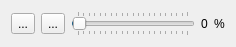
<ui version="4.0" >
 <class>Form</class>
 <widget class="QWidget" name="Form" >
  <property name="geometry" >
   <rect>
    <x>0</x>
    <y>0</y>
    <width>236</width>
    <height>43</height>
   </rect>
  </property>
  <property name="windowTitle" >
   <string>Form</string>
  </property>
  <layout class="QHBoxLayout" name="horizontalLayout" >
   <item>
    <widget class="QToolButton" name="zoomToFit" >
     <property name="text" >
      <string>...</string>
     </property>
    </widget>
   </item>
   <item>
    <widget class="QToolButton" name="zoomOneToOne" >
     <property name="text" >
      <string>...</string>
     </property>
    </widget>
   </item>
   <item>
    <widget class="QSlider" name="zoomLevel" >
     <property name="maximum" >
      <number>200</number>
     </property>
     <property name="value" >
      <number>1</number>
     </property>
     <property name="orientation" >
      <enum>Qt::Horizontal</enum>
     </property>
     <property name="tickPosition" >
      <enum>QSlider::TicksBothSides</enum>
     </property>
    </widget>
   </item>
   <item>
    <widget class="QLabel" name="currentValue" >
     <property name="text" >
      <string>0</string>
     </property>
    </widget>
   </item>
   <item>
    <widget class="QLabel" name="label_2" >
     <property name="text" >
      <string>%</string>
     </property>
    </widget>
   </item>
  </layout>
 </widget>
 <resources/>
 <connections>
  <connection>
   <sender>zoomLevel</sender>
   <signal>valueChanged(int)</signal>
   <receiver>currentValue</receiver>
   <slot>setNum(int)</slot>
   <hints>
    <hint type="sourcelabel" >
     <x>124</x>
     <y>14</y>
    </hint>
    <hint type="destinationlabel" >
     <x>213</x>
     <y>24</y>
    </hint>
   </hints>
  </connection>
 </connections>
</ui>
